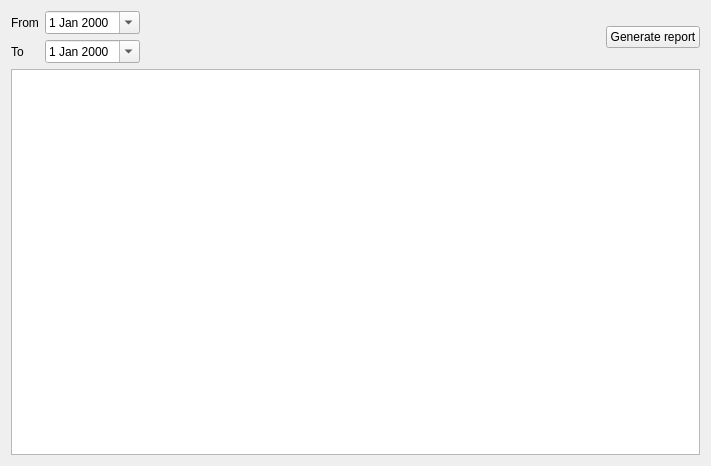
<?xml version="1.0" encoding="UTF-8"?>
<ui version="4.0">
 <class>Report</class>
 <widget class="QWidget" name="Report">
  <property name="geometry">
   <rect>
    <x>0</x>
    <y>0</y>
    <width>711</width>
    <height>466</height>
   </rect>
  </property>
  <property name="windowTitle">
   <string>Report</string>
  </property>
  <property name="windowIcon">
   <iconset resource="resources.qrc">
    <normaloff>:/icons/Resources/AppIcon.svg</normaloff>:/icons/Resources/AppIcon.svg</iconset>
  </property>
  <layout class="QGridLayout" name="gridLayout">
   <item row="0" column="2">
    <widget class="QPushButton" name="pushButton_generateReport">
     <property name="text">
      <string>Generate report</string>
     </property>
    </widget>
   </item>
   <item row="0" column="0">
    <layout class="QFormLayout" name="formLayout">
     <item row="0" column="0">
      <widget class="QLabel" name="label">
       <property name="text">
        <string>From</string>
       </property>
      </widget>
     </item>
     <item row="0" column="1">
      <widget class="QDateEdit" name="dateEdit_from">
       <property name="calendarPopup">
        <bool>true</bool>
       </property>
      </widget>
     </item>
     <item row="1" column="0">
      <widget class="QLabel" name="label_2">
       <property name="text">
        <string>To</string>
       </property>
      </widget>
     </item>
     <item row="1" column="1">
      <widget class="QDateEdit" name="dateEdit_to">
       <property name="calendarPopup">
        <bool>true</bool>
       </property>
      </widget>
     </item>
    </layout>
   </item>
   <item row="1" column="0" colspan="3">
    <widget class="QTextBrowser" name="textBrowser_report"/>
   </item>
   <item row="0" column="1">
    <spacer name="horizontalSpacer">
     <property name="orientation">
      <enum>Qt::Horizontal</enum>
     </property>
     <property name="sizeHint" stdset="0">
      <size>
       <width>40</width>
       <height>20</height>
      </size>
     </property>
    </spacer>
   </item>
  </layout>
 </widget>
 <resources>
  <include location="resources.qrc"/>
 </resources>
 <connections/>
</ui>
